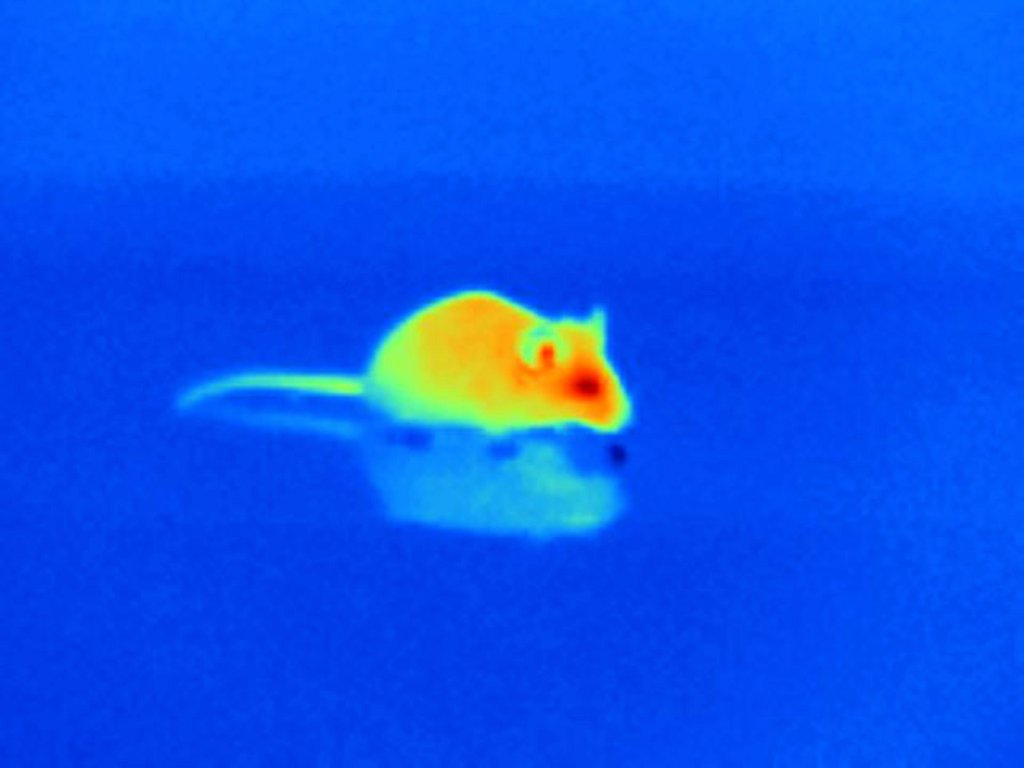
%> input picture Images/ratfish.jpg, 1024 x 768 px
$ octave --eval "result = bw_segment;"   (GNU Octave 9; MATLAB toolbox functions it lacks are replaced by stand-ins)
%> lines starting %> are read from the running program, lines starting %| are printed output that depends on the picture; in (x1, y1, x2, y2) boxes, pixels count from 0 and x2, y2 are one past the last pixel; in counts of white or black regions, pixels touching at a corner belong together; the program's own positions count from 1
### color_t.m
function bw=color_t( rgb,mb )

if nargin<1
rgb = imread('Images\ratfish.jpg');mb=0;
%> in color_t, rgb is the input picture: size 768x1024x3 uint8; mean R, G, B 9.5, 82.8, 236
elseif nargin<2
mb=false;
end
%Median Blur
if mb
    noise=rgb;
    for c = 1 : 3
    rgb(:, :, c) = medfilt2(noise(:, :, c), [3, 3]);
    end
end


%COLOR_T takes rgb from video and changes to apt colorspace used for
%segmenting here itself
bw=createMask(rgb);
end

### createMask.m
function [BW] = createMask(RGB)
%createMask  Threshold RGB image using auto-generated code from colorThresholder app.
%  [BW,MASKEDRGBIMAGE] = createMask(RGB) thresholds image RGB using
%  auto-generated code from the colorThresholder App. The colorspace and
%  minimum/maximum values for each channel of the colorspace were set in the
%  App and result in a binary mask BW and a composite image maskedRGBImage,
%  which shows the original RGB image values under the mask BW.

% Auto-generated by colorThresholder app on 14-Dec-2017
%------------------------------------------------------


% Convert RGB image to chosen color space
I = rgb2hsv(RGB);
%> I: size 768x1024x3 double; mean H, S, V 0.6, 0.981, 0.949

% Define thresholds for channel 1 based on histogram settings
channel1Min = 0.000;
channel1Max = 1.000;

% Define thresholds for channel 2 based on histogram settings
channel2Min = 0.000;
channel2Max = 1.000;

% Define thresholds for channel 3 based on histogram settings
channel3Min = 0.000;
channel3Max = 1.000;

% Create mask based on chosen histogram thresholds
sliderBW = (I(:,:,1) >= channel1Min ) & (I(:,:,1) <= channel1Max) & ...
    (I(:,:,2) >= channel2Min ) & (I(:,:,2) <= channel2Max) & ...
    (I(:,:,3) >= channel3Min ) & (I(:,:,3) <= channel3Max);
%> sliderBW: size 768x1024 logical; every value is 1

% Create mask based on selected regions of interest on point cloud projection
I = double(I);
[m,n,~] = size(I);
%> m = 768; n = 1024
polyBW = false([m,n]);
I = reshape(I,[m*n 3]);

% Convert HSV color space to canonical coordinates
Xcoord = I(:,2).*I(:,3).*cos(2*pi*I(:,1));
Ycoord = I(:,2).*I(:,3).*sin(2*pi*I(:,1));
I(:,1) = Xcoord;
I(:,2) = Ycoord;
clear Xcoord Ycoord

% Project 3D data into 2D projected view from current camera view point within app
J = rotateColorSpace(I);

% Apply polygons drawn on point cloud in app
polyBW = applyPolygons(J,polyBW);

% Combine both masks
BW = sliderBW & polyBW;

% Initialize output masked image based on input image.
maskedRGBImage = RGB;

% Set background pixels where BW is false to zero.
maskedRGBImage(repmat(~BW,[1 1 3])) = 0;

end

function J = rotateColorSpace(I)

% Translate the data to the mean of the current image within app
shiftVec = [0.011362 -0.001579 0.685152];
I = I - shiftVec;
I = [I ones(size(I,1),1)]';

% Apply transformation matrix
tMat = [-1.849985 -0.086141 0.000000 0.519645;
    -0.006193 0.179080 0.735642 -0.538261;
    0.073975 -2.139258 0.061582 9.096424;
    0.000000 0.000000 0.000000 1.000000];

J = (tMat*I)';
end

function polyBW = applyPolygons(J,polyBW)

% Define each manually generated ROI
hPoints(1).data = [0.429122 -0.301095;
    0.401481 -0.490372;
    0.380751 -0.627199;
    0.373840 -0.734380;
    0.411155 -0.791391;
    0.496842 -0.768586;
    0.536921 -0.805073;
    0.512044 -0.884889;
    0.489931 -0.973826;
    0.380751 -0.941900;
    0.253603 -0.866645;
    0.097433 -0.791391;
    0.000000 -0.383191;
    0.115400 -0.209877;
    0.344818 -0.244084];

% Iteratively apply each ROI
for ii = 1:length(hPoints)
    if size(hPoints(ii).data,1) > 2
        in = inpolygon(J(:,1),J(:,2),hPoints(ii).data(:,1),hPoints(ii).data(:,2));
        in = reshape(in,size(polyBW));
        polyBW = polyBW | in;
    end
end
%> this loop made 1 pass
%> pass 1, in applyPolygons, `in = reshape(in,size(polyBW));`:
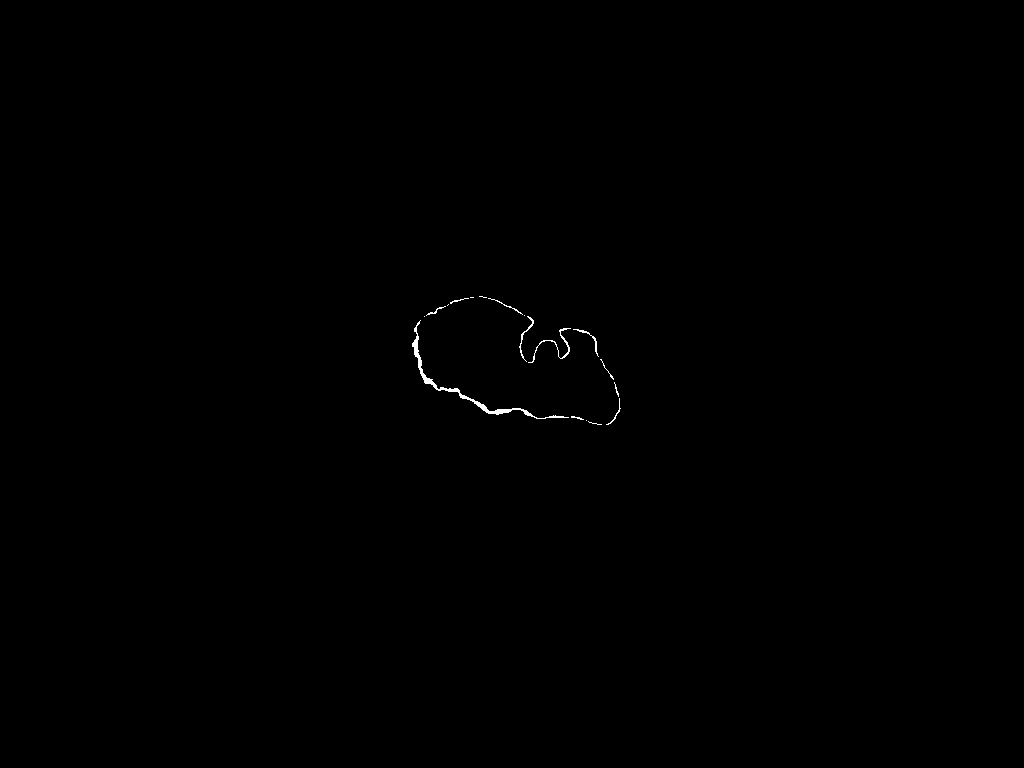
%> in: size 768x1024 logical; 0.16% white in thin lines or dots, all inside (x1, y1, x2, y2) = (412, 296, 621, 425)

end

### bw_segment.m
function [bw,state]=bw_segment( bw )

if nargin<1
bw = color_t();
end

%bwarea - Remove small ibjects less with than 2000 pixels
bw=bwareaopen(bw,2000);
%> bw: size 768x1024 logical; every value is 0

%bwpropfilt - Removal based on property
bw=imfill(bw,'holes');
imageStats = regionprops(bw, 'Centroid', 'MajorAxisLength','MinorAxisLength','Orientation','Eccentricity');
%> imageStats = 0 regions
if ~isempty(imageStats)
stats_ma=imageStats.MajorAxisLength;
imageStats(stats_ma<80)=[];
end
if ~isempty(imageStats)
stats_mi=imageStats.MinorAxisLength;
imageStats(stats_mi<50)=[];
end
state=imageStats;
%> state = 0 regions
end
